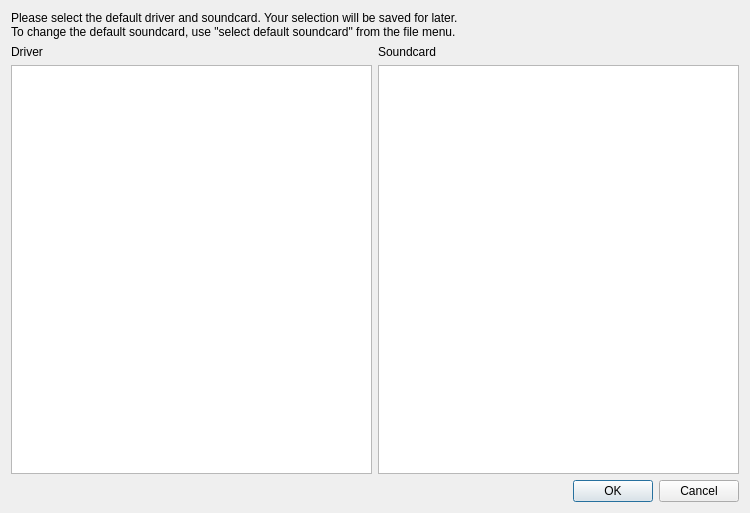
<?xml version="1.0" encoding="UTF-8"?>
<ui version="4.0">
 <class>SoundcardsDialog</class>
 <widget class="QDialog" name="SoundcardsDialog">
  <property name="windowModality">
   <enum>Qt::WindowModal</enum>
  </property>
  <property name="geometry">
   <rect>
    <x>0</x>
    <y>0</y>
    <width>750</width>
    <height>513</height>
   </rect>
  </property>
  <property name="windowTitle">
   <string>Select default soundcard</string>
  </property>
  <layout class="QGridLayout" name="gridLayout">
   <item row="2" column="0">
    <widget class="QDialogButtonBox" name="buttonBox">
     <property name="orientation">
      <enum>Qt::Horizontal</enum>
     </property>
     <property name="standardButtons">
      <set>QDialogButtonBox::Cancel|QDialogButtonBox::Ok</set>
     </property>
    </widget>
   </item>
   <item row="1" column="0">
    <layout class="QHBoxLayout" name="horizontalLayout">
     <item>
      <layout class="QVBoxLayout" name="verticalLayout">
       <item>
        <widget class="QLabel" name="label">
         <property name="text">
          <string>Driver</string>
         </property>
        </widget>
       </item>
       <item>
        <widget class="QListWidget" name="hostApiList"/>
       </item>
      </layout>
     </item>
     <item>
      <layout class="QVBoxLayout" name="verticalLayout_3">
       <item>
        <widget class="QLabel" name="label_2">
         <property name="text">
          <string>Soundcard</string>
         </property>
        </widget>
       </item>
       <item>
        <widget class="QListWidget" name="soundCardList"/>
       </item>
      </layout>
     </item>
    </layout>
   </item>
   <item row="0" column="0">
    <widget class="QLabel" name="infoLabel">
     <property name="text">
      <string>Please select the default driver and soundcard. Your selection will be saved for later.
To change the default soundcard, use &quot;select default soundcard&quot; from the file menu.</string>
     </property>
     <property name="wordWrap">
      <bool>true</bool>
     </property>
    </widget>
   </item>
  </layout>
 </widget>
 <resources/>
 <connections>
  <connection>
   <sender>buttonBox</sender>
   <signal>accepted()</signal>
   <receiver>SoundcardsDialog</receiver>
   <slot>accept()</slot>
   <hints>
    <hint type="sourcelabel">
     <x>248</x>
     <y>254</y>
    </hint>
    <hint type="destinationlabel">
     <x>157</x>
     <y>274</y>
    </hint>
   </hints>
  </connection>
  <connection>
   <sender>buttonBox</sender>
   <signal>rejected()</signal>
   <receiver>SoundcardsDialog</receiver>
   <slot>reject()</slot>
   <hints>
    <hint type="sourcelabel">
     <x>316</x>
     <y>260</y>
    </hint>
    <hint type="destinationlabel">
     <x>286</x>
     <y>274</y>
    </hint>
   </hints>
  </connection>
 </connections>
</ui>
